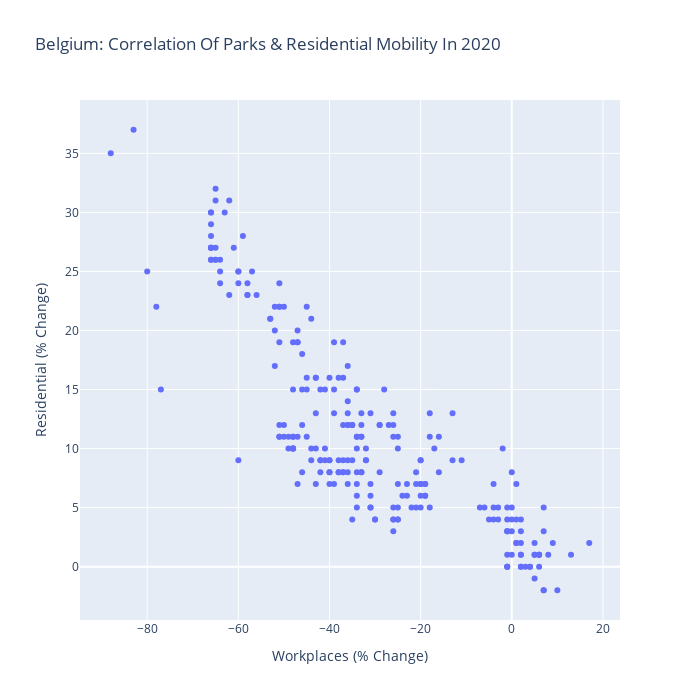

Source (notebook cell):
### Markdown cell above
## Correlation Between Attributes
I believe that there is medium/strong correlation between many attributes in the dataset due in part to the universal effects of the coronavirus pandemic. This is what we will examine with three different pairs of attributes.

I will use a function that I have not previously used from our Mobility Suite: **plot_correlation**.
This function will return **Pearson product-moment correlation coefficients** and additionally plot our two attributes on a graph.

We will begin with a comparison of workplace mobility and residential mobility.

### Code cell
#Belgium 2020: Retail & Recreation
num_subplot_rows = 1
num_subplot_cols = 1

country = Country.Belgium
attribute_one = Attribute.Workplaces
attribute_two = Attribute.Residential

#Our Overall Graph Preferences
graph_prefs = {
    "title" : "Belgium: Correlation Of Parks & Residential Mobility In 2020",
    "line_title" : None,
    "density_title" : None,
    "bar_title" : None,
    "width" : 700,
    "height" : 700
}

#Our Subplot-Specific Preferences
subplot_prefs = [
    {
        "xaxis" : "Workplaces (% Change)",
        "yaxis" : "Residential (% Change)"
    }
]

#Create The Mobility Suite
suite = MobilitySuite(num_subplot_rows, num_subplot_cols, graph_prefs)

#Plot & Show Our Graphs
corrcoef_mat = suite.plot_correlation(country, attribute_one, attribute_two, subplot_prefs)
suite.show()

print("Pearson Product-Moment Correlation Coefficient Matrix")
print(corrcoef_mat)

### Figure 1 — Plotly figure (JSON) as saved in the notebook; plotly's stock layout.template omitted (floating-point values rounded to 4 significant figures; data arrays with more than 128 entries replaced by an {"elided": "..."} marker saying what was removed)
{"data": [{"mode": "markers", "type": "scatter", "x": {"elided": "245 int values"}, "xaxis": "x", "y": {"elided": "245 int values"}, "yaxis": "y"}], "layout": {"height": 700, "title": {"text": "Belgium: Correlation Of Parks & Residential Mobility In 2020"}, "width": 700, "xaxis": {"anchor": "y", "domain": [0, 1], "title": {"text": "Workplaces (% Change)"}}, "yaxis": {"anchor": "x", "domain": [0, 1], "title": {"text": "Residential (% Change)"}}}}
